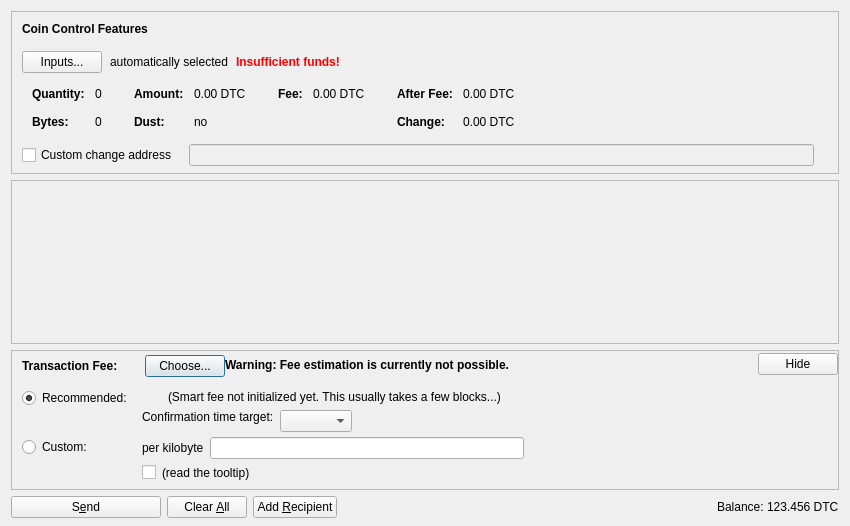
<?xml version="1.0" encoding="UTF-8"?>
<ui version="4.0">
 <class>SendCoinsDialog</class>
 <widget class="QDialog" name="SendCoinsDialog">
  <property name="geometry">
   <rect>
    <x>0</x>
    <y>0</y>
    <width>850</width>
    <height>526</height>
   </rect>
  </property>
  <property name="windowTitle">
   <string>Send Coins</string>
  </property>
  <layout class="QVBoxLayout" name="verticalLayout" stretch="0,1,0,0">
   <property name="bottomMargin">
    <number>8</number>
   </property>
   <item>
    <widget class="QFrame" name="frameCoinControl">
     <property name="sizePolicy">
      <sizepolicy hsizetype="Expanding" vsizetype="Expanding">
       <horstretch>0</horstretch>
       <verstretch>0</verstretch>
      </sizepolicy>
     </property>
     <property name="maximumSize">
      <size>
       <width>16777215</width>
       <height>16777215</height>
      </size>
     </property>
     <property name="frameShape">
      <enum>QFrame::StyledPanel</enum>
     </property>
     <property name="frameShadow">
      <enum>QFrame::Sunken</enum>
     </property>
     <layout class="QVBoxLayout" name="verticalLayoutCoinControl2">
      <property name="spacing">
       <number>0</number>
      </property>
      <property name="leftMargin">
       <number>0</number>
      </property>
      <property name="topMargin">
       <number>0</number>
      </property>
      <property name="rightMargin">
       <number>0</number>
      </property>
      <property name="bottomMargin">
       <number>6</number>
      </property>
      <item>
       <layout class="QVBoxLayout" name="verticalLayoutCoinControl" stretch="0,0,0,0,1">
        <property name="spacing">
         <number>0</number>
        </property>
        <property name="leftMargin">
         <number>10</number>
        </property>
        <property name="topMargin">
         <number>10</number>
        </property>
        <item>
         <layout class="QHBoxLayout" name="horizontalLayoutCoinControl1">
          <property name="bottomMargin">
           <number>15</number>
          </property>
          <item>
           <widget class="QLabel" name="labelCoinControlFeatures">
            <property name="sizePolicy">
             <sizepolicy hsizetype="Preferred" vsizetype="Maximum">
              <horstretch>0</horstretch>
              <verstretch>0</verstretch>
             </sizepolicy>
            </property>
            <property name="font">
             <font>
              <weight>75</weight>
              <bold>true</bold>
             </font>
            </property>
            <property name="styleSheet">
             <string notr="true">font-weight:bold;</string>
            </property>
            <property name="text">
             <string>Coin Control Features</string>
            </property>
           </widget>
          </item>
         </layout>
        </item>
        <item>
         <layout class="QHBoxLayout" name="horizontalLayoutCoinControl2" stretch="0,0,0,0">
          <property name="spacing">
           <number>8</number>
          </property>
          <property name="bottomMargin">
           <number>10</number>
          </property>
          <item>
           <widget class="QPushButton" name="pushButtonCoinControl">
            <property name="styleSheet">
             <string notr="true"/>
            </property>
            <property name="text">
             <string>Inputs...</string>
            </property>
            <property name="autoDefault">
             <bool>false</bool>
            </property>
           </widget>
          </item>
          <item>
           <widget class="QLabel" name="labelCoinControlAutomaticallySelected">
            <property name="text">
             <string>automatically selected</string>
            </property>
            <property name="margin">
             <number>5</number>
            </property>
           </widget>
          </item>
          <item>
           <widget class="QLabel" name="labelCoinControlInsuffFunds">
            <property name="font">
             <font>
              <weight>75</weight>
              <bold>true</bold>
             </font>
            </property>
            <property name="styleSheet">
             <string notr="true">color:red;font-weight:bold;</string>
            </property>
            <property name="text">
             <string>Insufficient funds!</string>
            </property>
            <property name="margin">
             <number>5</number>
            </property>
           </widget>
          </item>
          <item>
           <spacer name="horizontalSpacerCoinControl">
            <property name="orientation">
             <enum>Qt::Horizontal</enum>
            </property>
            <property name="sizeHint" stdset="0">
             <size>
              <width>40</width>
              <height>1</height>
             </size>
            </property>
           </spacer>
          </item>
         </layout>
        </item>
        <item>
         <widget class="QWidget" name="widgetCoinControl" native="true">
          <property name="sizePolicy">
           <sizepolicy hsizetype="Preferred" vsizetype="Preferred">
            <horstretch>0</horstretch>
            <verstretch>0</verstretch>
           </sizepolicy>
          </property>
          <property name="minimumSize">
           <size>
            <width>0</width>
            <height>0</height>
           </size>
          </property>
          <property name="styleSheet">
           <string notr="true"/>
          </property>
          <layout class="QHBoxLayout" name="horizontalLayoutCoinControl5">
           <property name="leftMargin">
            <number>0</number>
           </property>
           <property name="topMargin">
            <number>0</number>
           </property>
           <property name="rightMargin">
            <number>0</number>
           </property>
           <property name="bottomMargin">
            <number>0</number>
           </property>
           <item>
            <layout class="QHBoxLayout" name="horizontalLayoutCoinControl3" stretch="0,0,0,1">
             <property name="spacing">
              <number>20</number>
             </property>
             <property name="topMargin">
              <number>0</number>
             </property>
             <property name="bottomMargin">
              <number>10</number>
             </property>
             <item>
              <layout class="QFormLayout" name="formLayoutCoinControl1">
               <property name="horizontalSpacing">
                <number>10</number>
               </property>
               <property name="verticalSpacing">
                <number>14</number>
               </property>
               <property name="leftMargin">
                <number>10</number>
               </property>
               <property name="topMargin">
                <number>4</number>
               </property>
               <property name="rightMargin">
                <number>6</number>
               </property>
               <item row="0" column="0">
                <widget class="QLabel" name="labelCoinControlQuantityText">
                 <property name="font">
                  <font>
                   <weight>75</weight>
                   <bold>true</bold>
                  </font>
                 </property>
                 <property name="text">
                  <string>Quantity:</string>
                 </property>
                 <property name="margin">
                  <number>0</number>
                 </property>
                </widget>
               </item>
               <item row="0" column="1">
                <widget class="QLabel" name="labelCoinControlQuantity">
                 <property name="cursor">
                  <cursorShape>IBeamCursor</cursorShape>
                 </property>
                 <property name="contextMenuPolicy">
                  <enum>Qt::ActionsContextMenu</enum>
                 </property>
                 <property name="text">
                  <string notr="true">0</string>
                 </property>
                 <property name="margin">
                  <number>0</number>
                 </property>
                 <property name="textInteractionFlags">
                  <set>Qt::LinksAccessibleByMouse|Qt::TextSelectableByKeyboard|Qt::TextSelectableByMouse</set>
                 </property>
                </widget>
               </item>
               <item row="1" column="0">
                <widget class="QLabel" name="labelCoinControlBytesText">
                 <property name="font">
                  <font>
                   <weight>75</weight>
                   <bold>true</bold>
                  </font>
                 </property>
                 <property name="text">
                  <string>Bytes:</string>
                 </property>
                </widget>
               </item>
               <item row="1" column="1">
                <widget class="QLabel" name="labelCoinControlBytes">
                 <property name="cursor">
                  <cursorShape>IBeamCursor</cursorShape>
                 </property>
                 <property name="contextMenuPolicy">
                  <enum>Qt::ActionsContextMenu</enum>
                 </property>
                 <property name="text">
                  <string notr="true">0</string>
                 </property>
                 <property name="textInteractionFlags">
                  <set>Qt::LinksAccessibleByMouse|Qt::TextSelectableByKeyboard|Qt::TextSelectableByMouse</set>
                 </property>
                </widget>
               </item>
              </layout>
             </item>
             <item>
              <layout class="QFormLayout" name="formLayoutCoinControl2">
               <property name="horizontalSpacing">
                <number>10</number>
               </property>
               <property name="verticalSpacing">
                <number>14</number>
               </property>
               <property name="leftMargin">
                <number>6</number>
               </property>
               <property name="topMargin">
                <number>4</number>
               </property>
               <property name="rightMargin">
                <number>6</number>
               </property>
               <item row="0" column="0">
                <widget class="QLabel" name="labelCoinControlAmountText">
                 <property name="font">
                  <font>
                   <weight>75</weight>
                   <bold>true</bold>
                  </font>
                 </property>
                 <property name="text">
                  <string>Amount:</string>
                 </property>
                 <property name="margin">
                  <number>0</number>
                 </property>
                </widget>
               </item>
               <item row="0" column="1">
                <widget class="QLabel" name="labelCoinControlAmount">
                 <property name="cursor">
                  <cursorShape>IBeamCursor</cursorShape>
                 </property>
                 <property name="contextMenuPolicy">
                  <enum>Qt::ActionsContextMenu</enum>
                 </property>
                 <property name="text">
                  <string notr="true">0.00 DTC</string>
                 </property>
                 <property name="textInteractionFlags">
                  <set>Qt::LinksAccessibleByMouse|Qt::TextSelectableByKeyboard|Qt::TextSelectableByMouse</set>
                 </property>
                </widget>
               </item>
               <item row="1" column="0">
                <widget class="QLabel" name="labelCoinControlLowOutputText">
                 <property name="font">
                  <font>
                   <weight>75</weight>
                   <bold>true</bold>
                  </font>
                 </property>
                 <property name="text">
                  <string>Dust:</string>
                 </property>
                </widget>
               </item>
               <item row="1" column="1">
                <widget class="QLabel" name="labelCoinControlLowOutput">
                 <property name="cursor">
                  <cursorShape>IBeamCursor</cursorShape>
                 </property>
                 <property name="contextMenuPolicy">
                  <enum>Qt::ActionsContextMenu</enum>
                 </property>
                 <property name="text">
                  <string notr="true">no</string>
                 </property>
                 <property name="textInteractionFlags">
                  <set>Qt::LinksAccessibleByMouse|Qt::TextSelectableByKeyboard|Qt::TextSelectableByMouse</set>
                 </property>
                </widget>
               </item>
              </layout>
             </item>
             <item>
              <layout class="QFormLayout" name="formLayoutCoinControl3">
               <property name="horizontalSpacing">
                <number>10</number>
               </property>
               <property name="verticalSpacing">
                <number>14</number>
               </property>
               <property name="leftMargin">
                <number>6</number>
               </property>
               <property name="topMargin">
                <number>4</number>
               </property>
               <property name="rightMargin">
                <number>6</number>
               </property>
               <item row="0" column="0">
                <widget class="QLabel" name="labelCoinControlFeeText">
                 <property name="font">
                  <font>
                   <weight>75</weight>
                   <bold>true</bold>
                  </font>
                 </property>
                 <property name="text">
                  <string>Fee:</string>
                 </property>
                 <property name="margin">
                  <number>0</number>
                 </property>
                </widget>
               </item>
               <item row="0" column="1">
                <widget class="QLabel" name="labelCoinControlFee">
                 <property name="cursor">
                  <cursorShape>IBeamCursor</cursorShape>
                 </property>
                 <property name="contextMenuPolicy">
                  <enum>Qt::ActionsContextMenu</enum>
                 </property>
                 <property name="text">
                  <string notr="true">0.00 DTC</string>
                 </property>
                 <property name="textInteractionFlags">
                  <set>Qt::LinksAccessibleByMouse|Qt::TextSelectableByKeyboard|Qt::TextSelectableByMouse</set>
                 </property>
                </widget>
               </item>
              </layout>
             </item>
             <item>
              <layout class="QFormLayout" name="formLayoutCoinControl4">
               <property name="horizontalSpacing">
                <number>10</number>
               </property>
               <property name="verticalSpacing">
                <number>14</number>
               </property>
               <property name="leftMargin">
                <number>6</number>
               </property>
               <property name="topMargin">
                <number>4</number>
               </property>
               <property name="rightMargin">
                <number>6</number>
               </property>
               <item row="0" column="0">
                <widget class="QLabel" name="labelCoinControlAfterFeeText">
                 <property name="font">
                  <font>
                   <weight>75</weight>
                   <bold>true</bold>
                  </font>
                 </property>
                 <property name="text">
                  <string>After Fee:</string>
                 </property>
                 <property name="margin">
                  <number>0</number>
                 </property>
                </widget>
               </item>
               <item row="0" column="1">
                <widget class="QLabel" name="labelCoinControlAfterFee">
                 <property name="cursor">
                  <cursorShape>IBeamCursor</cursorShape>
                 </property>
                 <property name="contextMenuPolicy">
                  <enum>Qt::ActionsContextMenu</enum>
                 </property>
                 <property name="text">
                  <string notr="true">0.00 DTC</string>
                 </property>
                 <property name="textInteractionFlags">
                  <set>Qt::LinksAccessibleByMouse|Qt::TextSelectableByKeyboard|Qt::TextSelectableByMouse</set>
                 </property>
                </widget>
               </item>
               <item row="1" column="0">
                <widget class="QLabel" name="labelCoinControlChangeText">
                 <property name="font">
                  <font>
                   <weight>75</weight>
                   <bold>true</bold>
                  </font>
                 </property>
                 <property name="text">
                  <string>Change:</string>
                 </property>
                </widget>
               </item>
               <item row="1" column="1">
                <widget class="QLabel" name="labelCoinControlChange">
                 <property name="cursor">
                  <cursorShape>IBeamCursor</cursorShape>
                 </property>
                 <property name="contextMenuPolicy">
                  <enum>Qt::ActionsContextMenu</enum>
                 </property>
                 <property name="text">
                  <string notr="true">0.00 DTC</string>
                 </property>
                 <property name="textInteractionFlags">
                  <set>Qt::LinksAccessibleByMouse|Qt::TextSelectableByKeyboard|Qt::TextSelectableByMouse</set>
                 </property>
                </widget>
               </item>
              </layout>
             </item>
            </layout>
           </item>
          </layout>
         </widget>
        </item>
        <item>
         <layout class="QHBoxLayout" name="horizontalLayoutCoinControl4" stretch="0,0,0">
          <property name="spacing">
           <number>12</number>
          </property>
          <property name="sizeConstraint">
           <enum>QLayout::SetDefaultConstraint</enum>
          </property>
          <property name="topMargin">
           <number>5</number>
          </property>
          <property name="rightMargin">
           <number>5</number>
          </property>
          <item>
           <widget class="QCheckBox" name="checkBoxCoinControlChange">
            <property name="toolTip">
             <string>If this is activated, but the change address is empty or invalid, change will be sent to a newly generated address.</string>
            </property>
            <property name="text">
             <string>Custom change address</string>
            </property>
           </widget>
          </item>
          <item>
           <widget class="QValidatedLineEdit" name="lineEditCoinControlChange">
            <property name="enabled">
             <bool>false</bool>
            </property>
            <property name="sizePolicy">
             <sizepolicy hsizetype="Expanding" vsizetype="Fixed">
              <horstretch>0</horstretch>
              <verstretch>0</verstretch>
             </sizepolicy>
            </property>
           </widget>
          </item>
          <item>
           <widget class="QLabel" name="labelCoinControlChangeLabel">
            <property name="sizePolicy">
             <sizepolicy hsizetype="Preferred" vsizetype="Expanding">
              <horstretch>0</horstretch>
              <verstretch>0</verstretch>
             </sizepolicy>
            </property>
            <property name="minimumSize">
             <size>
              <width>0</width>
              <height>0</height>
             </size>
            </property>
            <property name="text">
             <string/>
            </property>
            <property name="margin">
             <number>3</number>
            </property>
           </widget>
          </item>
         </layout>
        </item>
        <item>
         <spacer name="verticalSpacerCoinControl">
          <property name="orientation">
           <enum>Qt::Vertical</enum>
          </property>
          <property name="sizeHint" stdset="0">
           <size>
            <width>800</width>
            <height>1</height>
           </size>
          </property>
         </spacer>
        </item>
       </layout>
      </item>
     </layout>
    </widget>
   </item>
   <item>
    <widget class="QScrollArea" name="scrollArea">
     <property name="widgetResizable">
      <bool>true</bool>
     </property>
     <widget class="QWidget" name="scrollAreaWidgetContents">
      <property name="geometry">
       <rect>
        <x>0</x>
        <y>0</y>
        <width>830</width>
        <height>104</height>
       </rect>
      </property>
      <layout class="QVBoxLayout" name="verticalLayout_2" stretch="0,1">
       <property name="leftMargin">
        <number>0</number>
       </property>
       <property name="topMargin">
        <number>0</number>
       </property>
       <property name="rightMargin">
        <number>0</number>
       </property>
       <property name="bottomMargin">
        <number>0</number>
       </property>
       <item>
        <layout class="QVBoxLayout" name="entries">
         <property name="spacing">
          <number>6</number>
         </property>
        </layout>
       </item>
       <item>
        <spacer name="verticalSpacer">
         <property name="orientation">
          <enum>Qt::Vertical</enum>
         </property>
         <property name="sizeHint" stdset="0">
          <size>
           <width>20</width>
           <height>40</height>
          </size>
         </property>
        </spacer>
       </item>
      </layout>
     </widget>
    </widget>
   </item>
   <item>
    <widget class="QFrame" name="frameFee">
     <property name="sizePolicy">
      <sizepolicy hsizetype="Expanding" vsizetype="Expanding">
       <horstretch>0</horstretch>
       <verstretch>0</verstretch>
      </sizepolicy>
     </property>
     <property name="maximumSize">
      <size>
       <width>16777215</width>
       <height>16777215</height>
      </size>
     </property>
     <property name="frameShape">
      <enum>QFrame::StyledPanel</enum>
     </property>
     <property name="frameShadow">
      <enum>QFrame::Sunken</enum>
     </property>
     <layout class="QVBoxLayout" name="verticalLayoutFee1">
      <property name="spacing">
       <number>0</number>
      </property>
      <property name="leftMargin">
       <number>0</number>
      </property>
      <property name="topMargin">
       <number>0</number>
      </property>
      <property name="rightMargin">
       <number>0</number>
      </property>
      <property name="bottomMargin">
       <number>0</number>
      </property>
      <item>
       <layout class="QVBoxLayout" name="verticalLayoutFee2" stretch="0,0,0">
        <property name="spacing">
         <number>0</number>
        </property>
        <property name="leftMargin">
         <number>10</number>
        </property>
        <property name="topMargin">
         <number>0</number>
        </property>
        <item>
         <layout class="QHBoxLayout" name="horizontalLayoutFee1">
          <property name="bottomMargin">
           <number>0</number>
          </property>
          <item>
           <layout class="QVBoxLayout" name="verticalLayoutFee7">
            <property name="spacing">
             <number>0</number>
            </property>
            <item>
             <spacer name="verticalSpacerSmartFee">
              <property name="orientation">
               <enum>Qt::Vertical</enum>
              </property>
              <property name="sizeType">
               <enum>QSizePolicy::Fixed</enum>
              </property>
              <property name="sizeHint" stdset="0">
               <size>
                <width>1</width>
                <height>4</height>
               </size>
              </property>
             </spacer>
            </item>
            <item>
             <layout class="QHBoxLayout" name="horizontalLayoutSmartFee">
              <property name="spacing">
               <number>10</number>
              </property>
              <item>
               <widget class="QLabel" name="labelFeeHeadline">
                <property name="sizePolicy">
                 <sizepolicy hsizetype="Preferred" vsizetype="Maximum">
                  <horstretch>0</horstretch>
                  <verstretch>0</verstretch>
                 </sizepolicy>
                </property>
                <property name="font">
                 <font>
                  <weight>75</weight>
                  <bold>true</bold>
                 </font>
                </property>
                <property name="styleSheet">
                 <string notr="true">font-weight:bold;</string>
                </property>
                <property name="text">
                 <string>Transaction Fee:</string>
                </property>
               </widget>
              </item>
              <item>
               <widget class="QLabel" name="labelFeeMinimized">
                <property name="text">
                 <string/>
                </property>
               </widget>
              </item>
              <item>
               <widget class="QPushButton" name="buttonChooseFee">
                <property name="text">
                 <string>Choose...</string>
                </property>
               </widget>
              </item>
             </layout>
            </item>
            <item>
             <spacer name="verticalSpacer_5">
              <property name="orientation">
               <enum>Qt::Vertical</enum>
              </property>
              <property name="sizeHint" stdset="0">
               <size>
                <width>1</width>
                <height>1</height>
               </size>
              </property>
             </spacer>
            </item>
           </layout>
          </item>
          <item>
           <widget class="QLabel" name="fallbackFeeWarningLabel">
            <property name="toolTip">
             <string>Using the fallbackfee can result in sending a transaction that will take several hours or days (or never) to confirm. Consider choosing your fee manually or wait until you have validated the complete chain.</string>
            </property>
            <property name="font">
            <font>
                <weight>75</weight>
                <bold>true</bold>
            </font>
            </property>
            <property name="text">
             <string>Warning: Fee estimation is currently not possible.</string>
            </property>
            <property name="wordWrap">
             <bool>false</bool>
            </property>
           </widget>
          </item>
          <item>
           <spacer name="horizontalSpacer_4">
            <property name="orientation">
             <enum>Qt::Horizontal</enum>
            </property>
            <property name="sizeType">
             <enum>QSizePolicy::MinimumExpanding</enum>
            </property>
            <property name="sizeHint" stdset="0">
             <size>
              <width>40</width>
              <height>20</height>
             </size>
            </property>
           </spacer>
          </item>
          <item>
           <widget class="QPushButton" name="buttonMinimizeFee">
            <property name="toolTip">
             <string>collapse fee-settings</string>
            </property>
            <property name="text">
             <string>Hide</string>
            </property>
           </widget>
          </item>
         </layout>
        </item>
        <item>
         <widget class="QFrame" name="frameFeeSelection">
          <layout class="QVBoxLayout" name="verticalLayoutFee12">
           <property name="spacing">
            <number>0</number>
           </property>
           <property name="leftMargin">
            <number>0</number>
           </property>
           <property name="topMargin">
            <number>0</number>
           </property>
           <property name="rightMargin">
            <number>0</number>
           </property>
           <property name="bottomMargin">
            <number>0</number>
           </property>
           <item>
            <layout class="QGridLayout" name="gridLayoutFee">
             <property name="topMargin">
              <number>10</number>
             </property>
             <property name="bottomMargin">
              <number>4</number>
             </property>
             <property name="horizontalSpacing">
              <number>10</number>
             </property>
             <property name="verticalSpacing">
              <number>4</number>
             </property>
             <item row="1" column="1">
              <layout class="QVBoxLayout" name="verticalLayoutFee8">
               <property name="spacing">
                <number>6</number>
               </property>
               <item>
                <layout class="QHBoxLayout" name="horizontalLayoutFee13">
                 <item>
                  <widget class="QLabel" name="labelCustomPerKilobyte">
                   <property name="toolTip">
                    <string>If the custom fee is set to 1000 satoshis and the transaction is only 250 bytes, then &quot;per kilobyte&quot; only pays 250 satoshis in fee, while &quot;total at least&quot; pays 1000 satoshis. For transactions bigger than a kilobyte both pay by kilobyte.</string>
                   </property>
                   <property name="text">
                    <string>per kilobyte</string>
                   </property>
                  </widget>
                 </item>
                 <item>
                  <widget class="BitcoinAmountField" name="customFee"/>
                 </item>
                 <item>
                  <spacer name="horizontalSpacer_6">
                   <property name="orientation">
                    <enum>Qt::Horizontal</enum>
                   </property>
                   <property name="sizeHint" stdset="0">
                    <size>
                     <width>1</width>
                     <height>1</height>
                    </size>
                   </property>
                  </spacer>
                 </item>
                </layout>
               </item>
               <item>
                <layout class="QHBoxLayout" name="horizontalLayoutFee8">
                 <item>
                  <widget class="QCheckBox" name="checkBoxMinimumFee">
                   <property name="toolTip">
                    <string>Paying only the minimum fee is just fine as long as there is less transaction volume than space in the blocks. But be aware that this can end up in a never confirming transaction once there is more demand for doorcoin transactions than the network can process.</string>
                   </property>
                   <property name="text">
                    <string/>
                   </property>
                  </widget>
                 </item>
                 <item>
                  <widget class="QLabel" name="labelMinFeeWarning">
                   <property name="enabled">
                    <bool>true</bool>
                   </property>
                   <property name="toolTip">
                    <string>Paying only the minimum fee is just fine as long as there is less transaction volume than space in the blocks. But be aware that this can end up in a never confirming transaction once there is more demand for doorcoin transactions than the network can process.</string>
                   </property>
                   <property name="text">
                    <string>(read the tooltip)</string>
                   </property>
                   <property name="margin">
                    <number>5</number>
                   </property>
                  </widget>
                 </item>
                 <item>
                  <spacer name="horizontalSpacer_2">
                   <property name="orientation">
                    <enum>Qt::Horizontal</enum>
                   </property>
                   <property name="sizeHint" stdset="0">
                    <size>
                     <width>1</width>
                     <height>1</height>
                    </size>
                   </property>
                  </spacer>
                 </item>
                </layout>
               </item>
              </layout>
             </item>
             <item row="0" column="0">
              <layout class="QVBoxLayout" name="verticalLayoutFee4" stretch="0,1">
               <item>
                <widget class="QRadioButton" name="radioSmartFee">
                 <property name="text">
                  <string>Recommended:</string>
                 </property>
                 <property name="checked">
                  <bool>true</bool>
                 </property>
                 <attribute name="buttonGroup">
                  <string notr="true">groupFee</string>
                 </attribute>
                </widget>
               </item>
               <item>
                <spacer name="verticalSpacer_2">
                 <property name="orientation">
                  <enum>Qt::Vertical</enum>
                 </property>
                 <property name="sizeHint" stdset="0">
                  <size>
                   <width>1</width>
                   <height>1</height>
                  </size>
                 </property>
                </spacer>
               </item>
              </layout>
             </item>
             <item row="1" column="0">
              <layout class="QVBoxLayout" name="verticalLayoutFee9" stretch="0,1">
               <item>
                <widget class="QRadioButton" name="radioCustomFee">
                 <property name="text">
                  <string>Custom:</string>
                 </property>
                 <attribute name="buttonGroup">
                  <string notr="true">groupFee</string>
                 </attribute>
                </widget>
               </item>
               <item>
                <spacer name="verticalSpacer_6">
                 <property name="orientation">
                  <enum>Qt::Vertical</enum>
                 </property>
                 <property name="sizeHint" stdset="0">
                  <size>
                   <width>1</width>
                   <height>1</height>
                  </size>
                 </property>
                </spacer>
               </item>
              </layout>
             </item>
             <item row="0" column="1">
              <layout class="QVBoxLayout" name="verticalLayoutFee3" stretch="0,0,1">
               <property name="spacing">
                <number>6</number>
               </property>
               <property name="topMargin">
                <number>2</number>
               </property>
               <item>
                <layout class="QHBoxLayout" name="horizontalLayoutFee12">
                 <item>
                  <widget class="QLabel" name="labelSmartFee">
                   <property name="text">
                    <string/>
                   </property>
                   <property name="margin">
                    <number>2</number>
                   </property>
                  </widget>
                 </item>
                 <item>
                  <widget class="QLabel" name="labelFeeEstimation">
                   <property name="text">
                    <string/>
                   </property>
                  </widget>
                 </item>
                 <item>
                  <widget class="QLabel" name="labelSmartFee2">
                   <property name="text">
                    <string>(Smart fee not initialized yet. This usually takes a few blocks...)</string>
                   </property>
                   <property name="margin">
                    <number>2</number>
                   </property>
                  </widget>
                 </item>
                 <item>
                  <spacer name="horizontalSpacer_5">
                   <property name="orientation">
                    <enum>Qt::Horizontal</enum>
                   </property>
                   <property name="sizeHint" stdset="0">
                    <size>
                     <width>1</width>
                     <height>1</height>
                    </size>
                   </property>
                  </spacer>
                 </item>
                </layout>
               </item>
               <item>
                <layout class="QHBoxLayout" name="horizontalLayoutFee9">
                 <item>
                  <layout class="QVBoxLayout" name="verticalLayoutFee6">
                   <item>
                    <widget class="QLabel" name="labelSmartFee3">
                     <property name="text">
                      <string>Confirmation time target:</string>
                     </property>
                     <property name="margin">
                      <number>2</number>
                     </property>
                    </widget>
                   </item>
                   <item>
                    <spacer name="verticalSpacer_3">
                     <property name="orientation">
                      <enum>Qt::Vertical</enum>
                     </property>
                     <property name="sizeHint" stdset="0">
                      <size>
                       <width>1</width>
                       <height>1</height>
                      </size>
                     </property>
                    </spacer>
                   </item>
                  </layout>
                 </item>
                 <item>
                  <layout class="QVBoxLayout" name="verticalLayoutFee5">
                   <property name="rightMargin">
                    <number>30</number>
                   </property>
                   <item>
                    <layout class="QHBoxLayout" name="horizontalLayoutConfTarget">
                     <property name="bottomMargin">
                      <number>0</number>
                     </property>
                     <item>
                      <widget class="QComboBox" name="confTargetSelector"/>
                     </item>
                     <item>
                      <spacer name="horizontalSpacerConfTarget">
                       <property name="orientation">
                        <enum>Qt::Horizontal</enum>
                       </property>
                       <property name="sizeHint" stdset="0">
                        <size>
                         <width>40</width>
                         <height>20</height>
                        </size>
                       </property>
                      </spacer>
                     </item>
                    </layout>
                   </item>
                  </layout>
                 </item>
                </layout>
               </item>
               <item>
                <spacer name="verticalSpacer_4">
                 <property name="orientation">
                  <enum>Qt::Vertical</enum>
                 </property>
                 <property name="sizeHint" stdset="0">
                  <size>
                   <width>1</width>
                   <height>1</height>
                  </size>
                 </property>
                </spacer>
               </item>
              </layout>
             </item>
            </layout>
           </item>
          </layout>
         </widget>
        </item>
        <item>
         <spacer name="verticalSpacerFee">
          <property name="orientation">
           <enum>Qt::Vertical</enum>
          </property>
          <property name="sizeHint" stdset="0">
           <size>
            <width>40</width>
            <height>5</height>
           </size>
          </property>
         </spacer>
        </item>
       </layout>
      </item>
     </layout>
    </widget>
   </item>
   <item>
    <layout class="QHBoxLayout" name="horizontalLayout">
     <item>
      <widget class="QPushButton" name="sendButton">
       <property name="minimumSize">
        <size>
         <width>150</width>
         <height>0</height>
        </size>
       </property>
       <property name="toolTip">
        <string>Confirm the send action</string>
       </property>
       <property name="text">
        <string>S&amp;end</string>
       </property>
       <property name="icon">
        <iconset resource="../bitcoin.qrc">
         <normaloff>:/icons/send</normaloff>:/icons/send</iconset>
       </property>
       <property name="autoDefault">
        <bool>false</bool>
       </property>
       <property name="default">
        <bool>false</bool>
       </property>
      </widget>
     </item>
     <item>
      <widget class="QPushButton" name="clearButton">
       <property name="sizePolicy">
        <sizepolicy hsizetype="Minimum" vsizetype="Fixed">
         <horstretch>0</horstretch>
         <verstretch>0</verstretch>
        </sizepolicy>
       </property>
       <property name="toolTip">
        <string>Clear all fields of the form.</string>
       </property>
       <property name="text">
        <string>Clear &amp;All</string>
       </property>
       <property name="icon">
        <iconset resource="../bitcoin.qrc">
         <normaloff>:/icons/remove</normaloff>:/icons/remove</iconset>
       </property>
       <property name="autoDefault">
        <bool>false</bool>
       </property>
      </widget>
     </item>
     <item>
      <widget class="QPushButton" name="addButton">
       <property name="toolTip">
        <string>Send to multiple recipients at once</string>
       </property>
       <property name="text">
        <string>Add &amp;Recipient</string>
       </property>
       <property name="icon">
        <iconset resource="../bitcoin.qrc">
         <normaloff>:/icons/add</normaloff>:/icons/add</iconset>
       </property>
       <property name="autoDefault">
        <bool>false</bool>
       </property>
      </widget>
     </item>
     <item>
      <spacer name="horizontalSpacer">
       <property name="orientation">
        <enum>Qt::Horizontal</enum>
       </property>
       <property name="sizeHint" stdset="0">
        <size>
         <width>40</width>
         <height>20</height>
        </size>
       </property>
      </spacer>
     </item>
     <item>
      <layout class="QHBoxLayout" name="horizontalLayout_2">
       <property name="spacing">
        <number>3</number>
       </property>
       <item>
        <widget class="QLabel" name="label">
         <property name="sizePolicy">
          <sizepolicy hsizetype="Preferred" vsizetype="Fixed">
           <horstretch>0</horstretch>
           <verstretch>0</verstretch>
          </sizepolicy>
         </property>
         <property name="text">
          <string>Balance:</string>
         </property>
        </widget>
       </item>
       <item>
        <widget class="QLabel" name="labelBalance">
         <property name="sizePolicy">
          <sizepolicy hsizetype="Preferred" vsizetype="Fixed">
           <horstretch>0</horstretch>
           <verstretch>0</verstretch>
          </sizepolicy>
         </property>
         <property name="cursor">
          <cursorShape>IBeamCursor</cursorShape>
         </property>
         <property name="text">
          <string notr="true">123.456 DTC</string>
         </property>
         <property name="textInteractionFlags">
          <set>Qt::LinksAccessibleByMouse|Qt::TextSelectableByKeyboard|Qt::TextSelectableByMouse</set>
         </property>
        </widget>
       </item>
      </layout>
     </item>
    </layout>
   </item>
  </layout>
 </widget>
 <customwidgets>
  <customwidget>
   <class>QValidatedLineEdit</class>
   <extends>QLineEdit</extends>
   <header>qt/qvalidatedlineedit.h</header>
  </customwidget>
  <customwidget>
   <class>BitcoinAmountField</class>
   <extends>QLineEdit</extends>
   <header>qt/bitcoinamountfield.h</header>
   <container>1</container>
  </customwidget>
 </customwidgets>
 <resources>
  <include location="../bitcoin.qrc"/>
 </resources>
 <connections/>
 <buttongroups>
  <buttongroup name="groupFee"/>
 </buttongroups>
</ui>
